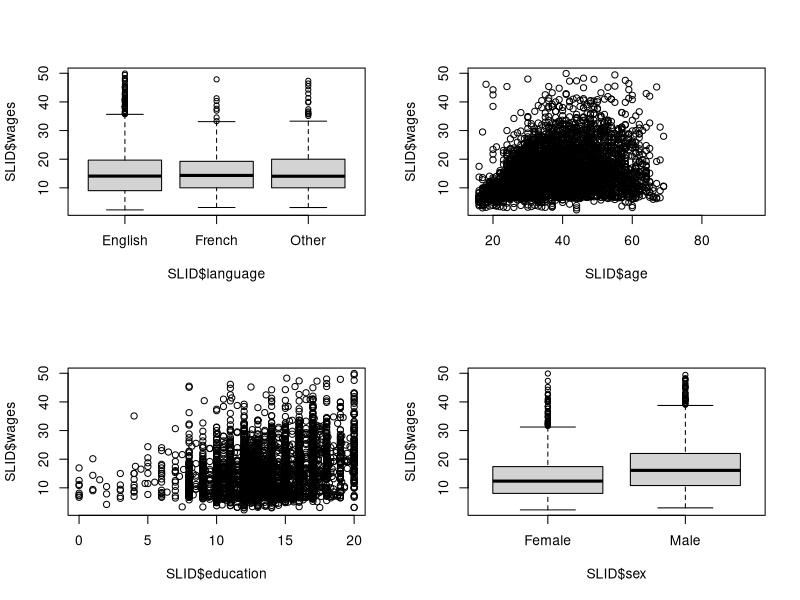
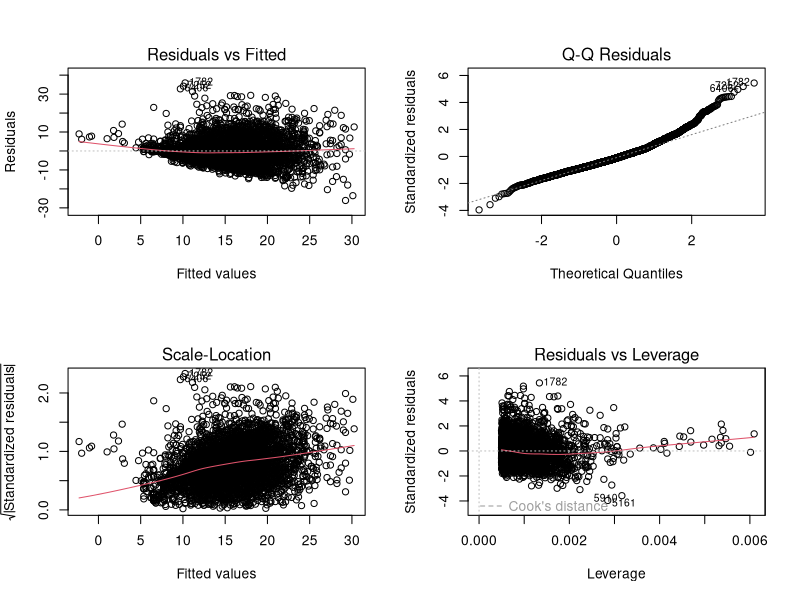
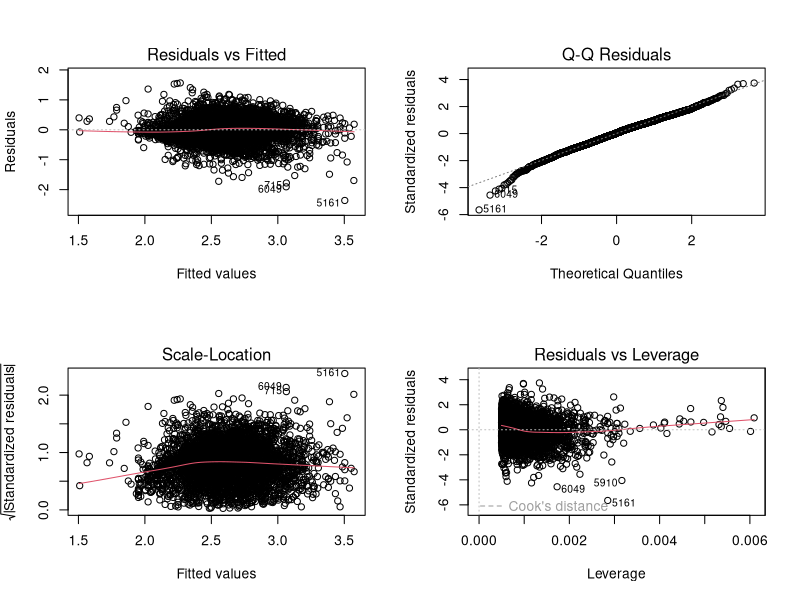

Here is the R script that generated these plots, in order:
library ( e1071     )
library ( reshape2  )
library ( ggplot2   )
library (  car      )
library ( MASS      )

str ( SLID )

par ( mfrow = c ( 2 , 2 ) )

plot ( SLID $ wages ~ SLID $ language )

plot ( SLID $ wages ~ SLID $ age )

plot ( SLID $ wages ~ SLID $ education )

plot ( SLID $ wages ~ SLID $ sex )

# ------------------------------------------
# --- like gon use all in the same time ----
# ------------------------------------------

lmfit = lm ( wages ~ . , data = SLID )

summary ( lmfit )

# -----------------------------------------------------------

lmfit = lm ( wages ~ age + sex + education , data = SLID )

summary ( lmfit )

# -----------------------------------------------------------

par ( mfrow = c ( 2 , 2 ) )

plot ( lmfit )

# -----------------------------------------------------------

lmfit = lm ( log ( wages ) ~ age + sex + education , data = SLID )

plot ( lmfit )

print ( 'Theoretical Quantiles = studio su un set x come la distribuzione di predict con livello di confidenza ..% abbia incrocio su un altro parametro di cordinata y sul grafico.' )

# -----------------------------------------------------------

cat ( '\n' ) ; print ( 'glm is exactly like lm , but have family selectionable' )

lmfit1 = glm ( wages ~ age + sex + education, data = SLID , family=gaussian )

summary ( lmfit1 )

lmfit2 = lm ( wages ~ age + sex + education , data = SLID ) # previously done

anova ( lmfit1 , lmfit2 )

